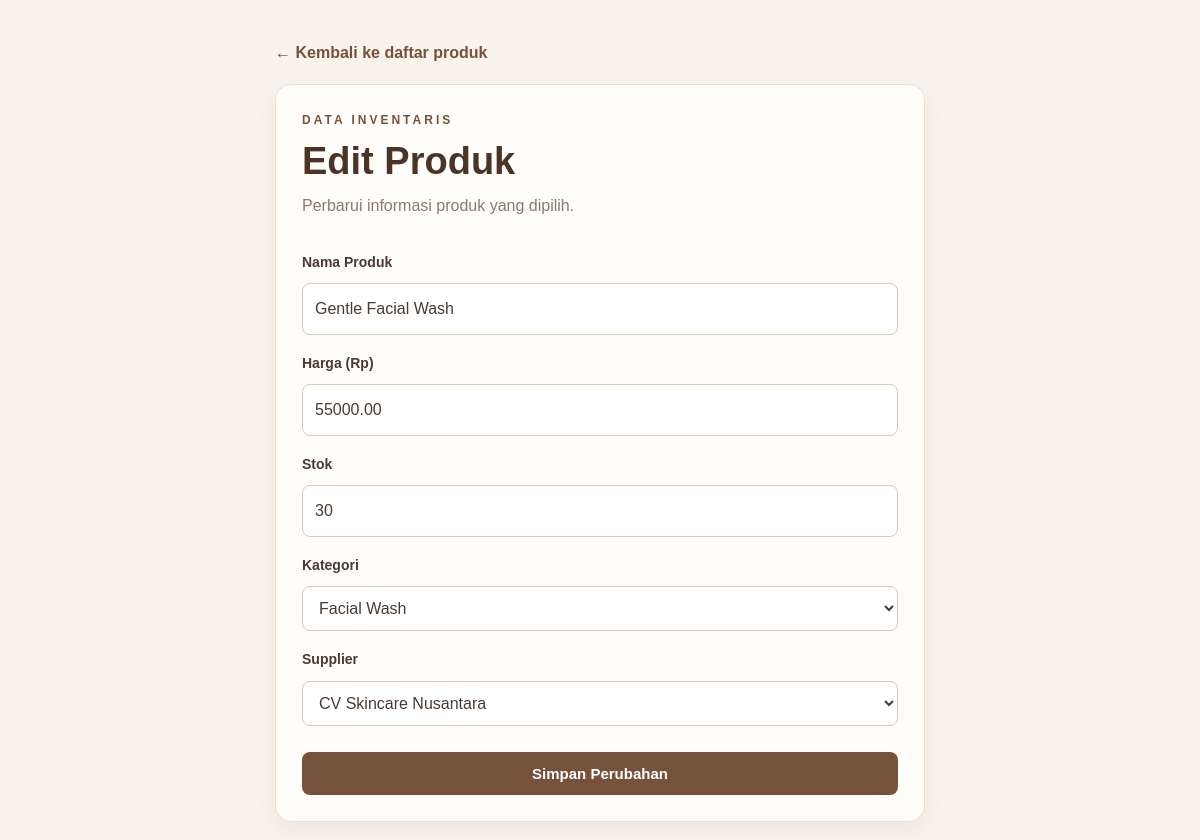
The page /edit.php?id=3 on the database its author committed.
### tables this page shows
CREATE TABLE produk (
    id INT AUTO_INCREMENT PRIMARY KEY,
    nama VARCHAR(150) NOT NULL,
    harga DECIMAL(12,2) NOT NULL DEFAULT 0,
    stok INT NOT NULL DEFAULT 0,
    kategori_id INT NOT NULL,
    supplier_id INT NOT NULL,
    CONSTRAINT fk_produk_kategori
        FOREIGN KEY (kategori_id) REFERENCES kategori(id),
    CONSTRAINT fk_produk_supplier
        FOREIGN KEY (supplier_id) REFERENCES supplier(id)
);

CREATE TABLE kategori (
    id INT AUTO_INCREMENT PRIMARY KEY,
    nama VARCHAR(100) NOT NULL UNIQUE
);

CREATE TABLE supplier (
    id INT AUTO_INCREMENT PRIMARY KEY,
    nama VARCHAR(150) NOT NULL
);

### functions.php (called while the page is built, shortened)
<?php
function e(mixed $value): string
{
    return htmlspecialchars(
        (string) $value,
        ENT_QUOTES | ENT_SUBSTITUTE,
        'UTF-8'
    );
}

### edit.php (the view, shortened to what this page needs)
<?php
require_once __DIR__ . '/config/functions.php';
$pdo = Database::getInstance()->getConnection();
$id = filter_input(INPUT_GET, 'id', FILTER_VALIDATE_INT);
$stmt = $pdo->prepare("SELECT * FROM produk WHERE id = :id");
$stmt->execute(['id' => $id]);
$product = $stmt->fetch();
$kategori = $pdo->query(
    "SELECT id, nama FROM kategori ORDER BY nama"
)->fetchAll();
$supplier = $pdo->query(
    "SELECT id, nama FROM supplier ORDER BY nama"
)->fetchAll();
$nama = $product['nama'];
$harga = $product['harga'];
$stok = $product['stok'];
$kategoriId = $product['kategori_id'];
$supplierId = $product['supplier_id'];
?>
<!DOCTYPE html>
<html lang="id">
<head>
    <link rel="stylesheet" href="assets/style.css">
</head>
<body>
<main class="form-container">
    <a class="back-link" href="index.php">← Kembali ke daftar produk</a>
    <section class="panel form-panel">
        <p class="eyebrow">DATA INVENTARIS</p>
        <h1>Edit Produk</h1>
        <p class="subtitle">Perbarui informasi produk yang dipilih.</p>
        <form method="POST" action="edit.php?id=<?= e($id) ?>">
            <label for="nama">Nama Produk</label>
            <input id="nama" name="nama" maxlength="150" required
                   value="<?= e($nama) ?>">
            <label for="harga">Harga (Rp)</label>
            <input id="harga" name="harga" type="number"
                   min="0" max="9999999999.99" step="0.01" required
                   value="<?= e($harga) ?>">
            <label for="stok">Stok</label>
            <input id="stok" name="stok" type="number"
                   min="0" step="1" required value="<?= e($stok) ?>">
            <label for="kategori_id">Kategori</label>
            <select id="kategori_id" name="kategori_id" required>
                <?php foreach ($kategori as $item): ?>
                    <option value="<?= e($item['id']) ?>"
                        <?= (string) $kategoriId === (string) $item['id']
                            ? 'selected' : '' ?>>
                        <?= e($item['nama']) ?>
                    </option>
                <?php endforeach; ?>
            </select>
            <label for="supplier_id">Supplier</label>
            <select id="supplier_id" name="supplier_id" required>
                <?php foreach ($supplier as $item): ?>
                    <option value="<?= e($item['id']) ?>"
                        <?= (string) $supplierId === (string) $item['id']
                            ? 'selected' : '' ?>>
                        <?= e($item['nama']) ?>
                    </option>
                <?php endforeach; ?>
            </select>
            <button class="btn btn-primary btn-full" type="submit">
                Simpan Perubahan
            </button>
        </form>
    </section>
</main>
</body>
</html>

### style.css (style rules this page uses)
* { margin: 0; padding: 0; box-sizing: border-box; }
:root { --brown: #76513b; --brown-dark: #4b3327; --cream: #f8f3eb; --white: #fffdf9; --text: #493b32; --muted: #8b7a6d; --border: #eadfd2; }
body { min-height: 100vh; background: var(--cream); color: var(--text); font-family: Arial, Helvetica, sans-serif; line-height: 1.6; }
.eyebrow { color: var(--brown); font-size: 12px; font-weight: bold; letter-spacing: 3px; margin-bottom: 8px; }
h1 { color: var(--brown-dark); font-size: clamp(28px, 4vw, 38px); line-height: 1.25; }
.subtitle { color: var(--muted); margin-top: 8px; }
.panel { background: var(--white); border: 1px solid var(--border); border-radius: 16px; padding: 26px; box-shadow: 0 8px 24px rgba(75, 51, 39, 0.06); }
.btn { display: inline-block; border: 0; border-radius: 8px; padding: 10px 14px; font-size: 13px; font-weight: bold; font-family: inherit; text-decoration: none; cursor: pointer; transition: 0.2s; white-space: nowrap; }
.btn-primary { background: var(--brown); color: white; }
.form-container { width: min(650px, 92%); margin: 40px auto; }
.back-link { display: inline-block; margin-bottom: 18px; color: var(--brown); text-decoration: none; font-weight: bold; }
.form-panel form { display: flex; flex-direction: column; gap: 10px; margin-top: 25px; }
.form-panel label { font-size: 14px; font-weight: bold; margin-top: 7px; }
.form-panel input, .form-panel select { width: 100%; padding: 12px; border: 1px solid #d9c9b9; border-radius: 8px; background: white; color: var(--text); font: inherit; }
.btn-full { width: 100%; margin-top: 16px; padding: 13px; font-size: 15px; }

### rows shown on the page
produk: nama "Gentle Facial Wash", harga "55000.00", stok "30", kategori_id "Facial Wash", supplier_id "CV Skincare Nusantara"
